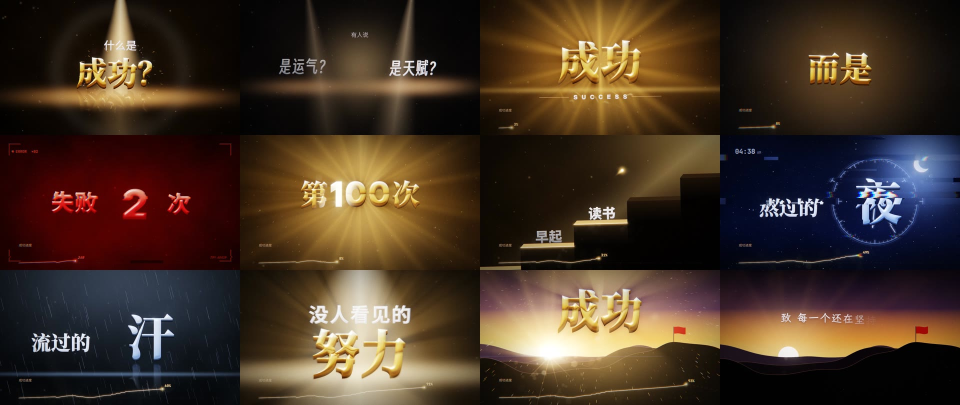
#> input picture works/2026-10-26_success-funk/thumbs.jpg, 1920 x 810 px (shown at 1/2 size); its folder holds only this picture in this run
$ python -i engine.py   (imports and definitions only)   (older library calls are emulated)
#> lines starting #> are read from the running program, lines starting #| are printed output that depends on the picture
"""《成功》v2 渲染引擎。

线性光 HDR 合成：颜色按 sRGB 书写，进管线前转线性，最后 ACES 色调映射回 sRGB。
- 文字：skia 抗锯齿字形蒙版 → 倒角金属材质（可挤出厚度）→ 预乘 RGBA 精灵
- 精灵：仿射/透视变换只算包围盒；运动模糊 = 快门内多时刻采样取平均
- 后期：体积光、冲击波折射、辉光金字塔、横向光条、镜头光晕、色散、故障、颗粒
"""
import math
import functools

import numpy as np
import cv2
import skia

# [1 line not run here, left out]

W, H = 1920, 1080
FPS = 60
U = H / 1080.0                # 以 1080p 为基准的尺寸单位
CX, CY = W / 2.0, H / 2.0
SHUTTER = 0.5 / FPS           # 180° 快门
MARGIN = int(0.08 * W)        # 背景层四周留边，镜头晃动/旋转不露边
BW, BH = W + 2 * MARGIN, H + 2 * MARGIN

_F = "/usr/share/fonts/"
FONTS = {
    "serif": (_F + "opentype/noto/NotoSerifCJK-Black.ttc", 2),     # 思源宋体 Heavy
    "serif_b": (_F + "opentype/noto/NotoSerifCJK-Bold.ttc", 2),
    "serif_m": (_F + "opentype/noto/NotoSerifCJK-Medium.ttc", 2),
    "sans": (_F + "opentype/noto/NotoSansCJK-Black.ttc", 2),       # 思源黑体 Heavy
    "sans_b": (_F + "opentype/noto/NotoSansCJK-Bold.ttc", 2),
    "sans_m": (_F + "opentype/noto/NotoSansCJK-Medium.ttc", 2),
    "sans_l": (_F + "opentype/noto/NotoSansCJK-Light.ttc", 2),
    "smiley": (_F + "truetype/smiley-sans/SmileySans-Oblique.ttf", 0),  # 得意黑
    "kai": (_F + "truetype/lxgw-wenkai/LXGWWenKai-Bold.ttf", 0),       # 霞鹜文楷
    "inter": (_F + "opentype/inter/InterDisplay-Black.otf", 0),
    "inter_b": (_F + "opentype/inter/InterDisplay-Bold.otf", 0),
    "inter_l": (_F + "opentype/inter/InterDisplay-Light.otf", 0),
    "mono": (_F + "truetype/jetbrains-mono/JetBrainsMono-ExtraBold.ttf", 0),
    "mono_m": (_F + "truetype/jetbrains-mono/JetBrainsMono-Medium.ttf", 0),
}


# ---------------------------------------------------------------- 数学/颜色
def clamp01(x):
    return 0.0 if x < 0 else 1.0 if x > 1 else x


def smooth(x):
    x = clamp01(x)
    return x * x * (3 - 2 * x)


def ease_out(x, p=3.0):
    return 1 - (1 - clamp01(x)) ** p


def ease_in(x, p=3.0):
    return clamp01(x) ** p


def ease_io(x):
    x = clamp01(x)
    return 4 * x ** 3 if x < 0.5 else 1 - (-2 * x + 2) ** 3 / 2


def back_out(x, c=1.7):
    x = clamp01(x)
    return 1 + (c + 1) * (x - 1) ** 3 + c * (x - 1) ** 2


def spring(x, freq=2.2, damp=6.0):
    """从 1 衰减振荡到 0（x 为秒）。"""
    return math.exp(-damp * x) * math.cos(2 * math.pi * freq * x) if x > 0 else 1.0


# [95 lines left out: functions pulse, window, hash01, lin, ramp, typeface and 4 more, not called in this run]


# ---------------------------------------------------------------- 材质
_L = np.array([-0.42, -0.78, 0.46], np.float32)
# [1 line not run here, left out]
_HV = _L + np.array([0, 0, 1], np.float32)
# [1 line not run here, left out]

GOLD_ENV = [(0.00, (255, 248, 222)), (0.20, (255, 218, 128)), (0.44, (222, 156, 52)),
            (0.50, (118, 66, 16)), (0.56, (250, 200, 104)), (0.78, (232, 168, 66)), (1.00, (156, 96, 28))]
WHITE_ENV = [(0.0, (255, 255, 255)), (0.55, (246, 246, 250)), (1.0, (204, 210, 224))]
RED_ENV = [(0.0, (255, 140, 120)), (0.45, (240, 46, 42)), (1.0, (150, 8, 18))]
ICE_ENV = [(0.0, (250, 252, 255)), (0.5, (214, 230, 255)), (1.0, (140, 172, 232))]


# [60 lines left out: functions _normals, material, extrude_rgba, not called in this run]


class Sprite:
    """预乘线性 RGBA 精灵，(ax, ay) 为锚点（像素坐标）。"""

    # [5 lines left out: function __init__, not called in this run]

    @property
    def h(self):
        return self.img.shape[0]

    @property
    def w(self):
        return self.img.shape[1]

    # [100 lines left out: functions mip, derived, text_sprite, glow_sprite, shadow_sprite, reflect_sprite and 2 more, not called in this run]


# ---------------------------------------------------------------- 变换 / 合成
def mat_translate(x, y):
    return np.array([[1, 0, x], [0, 1, y], [0, 0, 1]], np.float64)


# [103 lines left out: functions sprite_matrix, cam_matrix, _corners, item_bbox, draw_item, item, not called in this run]


# ---------------------------------------------------------------- 背景工具
_YY, _XX = np.mgrid[0:H, 0:W].astype(np.float32)
_BYY, _BXX = np.mgrid[0:BH // 4, 0:BW // 4].astype(np.float32) * 4


def fbm(size, octaves=6, seed=0, base=4):
#> called with size = 1024, octaves = 7, seed = 11, base = 4
    rng = np.random.default_rng(seed)
    out = np.zeros((size, size), np.float32)
    amp, tot = 1.0, 0.0
    for o in range(octaves):
        n = base * 2 ** o
        g = rng.random((n + 3, n + 3)).astype(np.float32)
        up = cv2.resize(g, (size + size * 3 // n, size + size * 3 // n), interpolation=cv2.INTER_CUBIC)
        out += up[:size, :size] * amp
        tot += amp
        amp *= 0.55
    out /= tot
    out = (out - out.min()) / (out.max() - out.min())
    return out


NOISE = [fbm(1024, 7, s) for s in (11, 23, 37)]


# [8 lines left out: function noise_field, not called in this run]


def up_bg(small):
    """低分辨率背景层放大到带边距的背景尺寸。"""
    return cv2.resize(small, (BW, BH), interpolation=cv2.INTER_CUBIC)


# [14 lines left out: functions bg_gradient, radial, not called in this run]


def wx(x):
    """世界坐标 → 背景图像素。"""
    return x + MARGIN


# 1/4 分辨率平滑背景层：渐变、雾、光晕、光束都在这里算，最后一次放大
SW, SH = BW // 4, BH // 4
_SY, _SX = np.mgrid[0:SH, 0:SW].astype(np.float32)
WXs = _SX * 4 + 2 - MARGIN       # 小图像素中心对应的世界坐标
WYs = _SY * 4 + 2 - MARGIN


# [45 lines left out: functions s_grad, s_glow, s_beam, s_burst, s_fog, not called in this run]


def s_up(sm):
    return cv2.resize(sm, (BW, BH), interpolation=cv2.INTER_LINEAR)


class Vec:
    """在背景图的一个区域里用 skia 画矢量（U8 预乘 sRGB），再按 alpha 合成进线性 HDR 背景。坐标为世界坐标。"""

    # [50 lines left out: functions __init__, paint, comp, make_stars, not called in this run]


# 柔光点印章（粒子用）
_STAMPS = {}


# [20 lines left out: functions stamp, add_stamp, not called in this run]


class Dust:
    """漂浮的金色尘埃 / 焦外光斑（世界坐标，画进背景图）。"""

    # [21 lines left out: functions __init__, draw, not called in this run]


# ---------------------------------------------------------------- 加色层（skia 画线/点，再按增益加进 HDR 画面）
class AddCanvas:
    # [24 lines left out: functions __init__, paint, result, not called in this run]


class Burst:
    """火花爆发：解析解运动（线性阻力 + 重力），画成带拖尾的流光线。"""

    # [49 lines left out: functions __init__, pos, draw, not called in this run]


# ---------------------------------------------------------------- 后期
def _s4(*v):
    v = v * 3 if len(v) == 1 else v
    return (float(v[0]), float(v[1]), float(v[2]), 0.0)


_DIRT = None


# [20 lines left out: function lens_dirt, not called in this run]


def bloom(img, thr=1.0, strength=0.45, tint=(1.0, 0.92, 0.8), levels=6,
          streak=0.0, st_thr=2.5, st_tint=(0.7, 0.82, 1.0), dirt=0.8):
    """辉光金字塔（软阈值保色）+ 镜头脏污 + 可选变形镜头横向光条。全在 1/2、1/4 分辨率算。"""
#> called with thr = 1, strength = 0.45, tint = (1, 0.92, 0.8), levels = 6, streak = 0, st_thr = 2.5, st_tint = (0.7, 0.82, 1), dirt = 0.8
    small = cv2.resize(img, (W // 2, H // 2), interpolation=cv2.INTER_AREA)
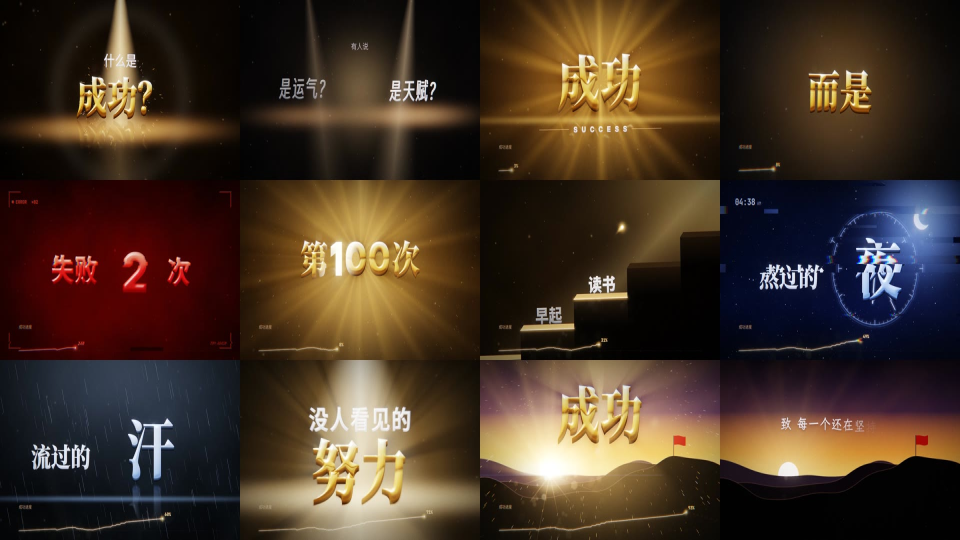
#> small: shape (540, 960, 3); mean R, G, B 69.2, 51.8, 37.9
    lum = cv2.cvtColor(small, cv2.COLOR_RGB2GRAY)
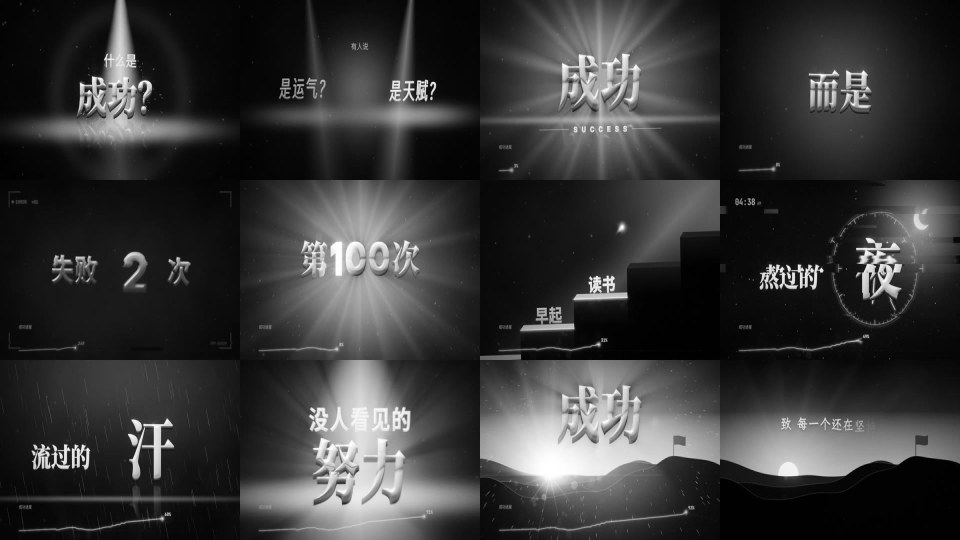
#> lum: shape (540, 960); min 0, max 255, mean 55.4
    f = np.maximum(lum - thr, 0) / (lum + 1e-4)
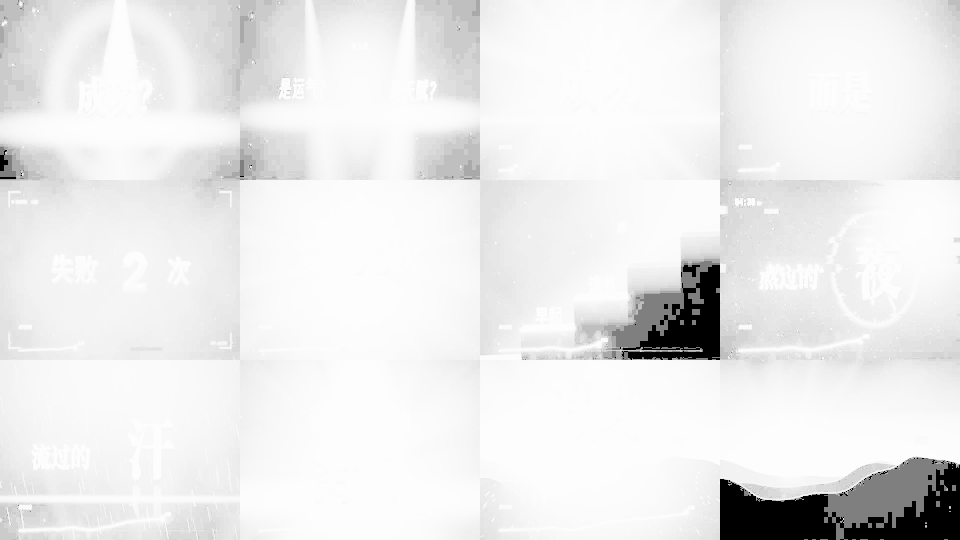
#> f: shape (540, 960) float64; min 0, max 0.996, mean 0.92
#> (the run stopped early here; a loop or call above may not have finished)
